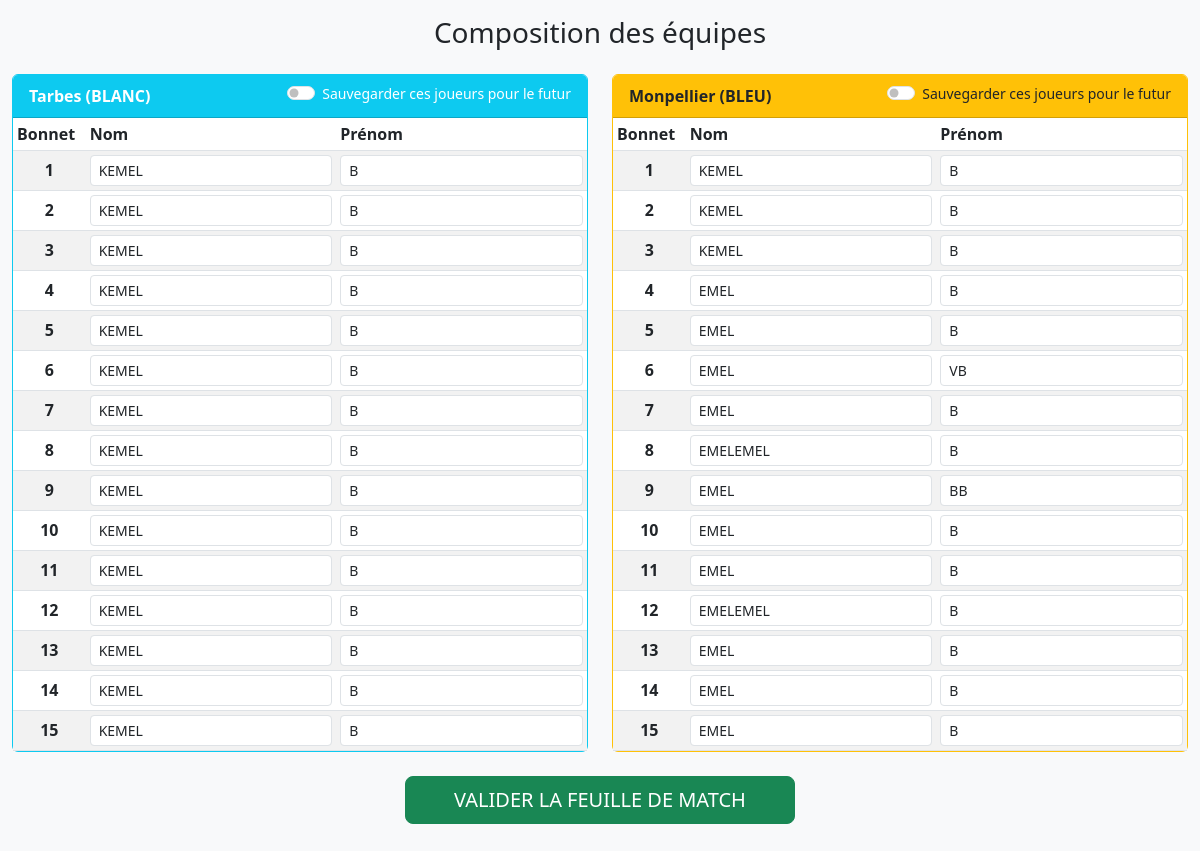
The app's page /match/2/compo/ with its own data.
### gestion/models.py (models this page shows, shortened)
class Match(models.Model):
    date_match = models.DateTimeField(auto_now_add=True)
    lieu = models.CharField(max_length=100, default="Piscine")
    nom_equipe_domicile = models.CharField(max_length=100)
    equipe_domicile_origine = models.ForeignKey(Equipe, on_delete=models.SET_NULL, null=True, blank=True, related_name='matchs_dom')
    nom_equipe_exterieur = models.CharField(max_length=100)
    equipe_exterieur_origine = models.ForeignKey(Equipe, on_delete=models.SET_NULL, null=True, blank=True, related_name='matchs_ext')
    duree_periode = models.IntegerField(default=8)
    temps_possession = models.IntegerField(default=28)
    temps_exclusion = models.IntegerField(default=20)
    nb_temps_mort = models.IntegerField(default=2)
    score_domicile = models.IntegerField(default=0)
    score_exterieur = models.IntegerField(default=0)
    periode_actuelle = models.IntegerField(default=1)
    compo_validee = models.BooleanField(default=False)
    chrono_en_cours = models.BooleanField(default=False)
    temps_restant = models.IntegerField(default=480) # En secondes (8 min * 60)
    dernier_top_chrono = models.DateTimeField(null=True, blank=True)

class Joueur(models.Model):
    equipe = models.ForeignKey(Equipe, on_delete=models.CASCADE, related_name="effectif")
    nom = models.CharField(max_length=50)
    prenom = models.CharField(max_length=50)
    numero_habituel = models.IntegerField(default=0)

### gestion/views.py (the view, shortened to what this page needs)
# urls.py: path('match/<int:match_id>/compo/', views.compo_equipe, name='compo_equipe'),
def compo_equipe(request, match_id):
    match = get_object_or_404(Match, id=match_id)
    prefill_dom = {}
    prefill_ext = {}
    if match.equipe_domicile_origine:
        for j in match.equipe_domicile_origine.effectif.all():
            if 0 < j.numero_habituel <= 15:
                prefill_dom[j.numero_habituel] = j
    if match.equipe_exterieur_origine:
        for j in match.equipe_exterieur_origine.effectif.all():
            if 0 < j.numero_habituel <= 15:
                prefill_ext[j.numero_habituel] = j
    return render(request, 'gestion/compo_equipe.html', {
        'match': match,
        'range_15': range(1, 16),
        'prefill_dom': prefill_dom,
        'prefill_ext': prefill_ext
    })

### gestion/templatetags/custom_tags.py (called while the page is built)
@register.simple_tag
def get_item(dictionary, key):
    return dictionary.get(key)

### gestion/templates/gestion/compo_equipe.html (shortened to what this page needs)
{% load custom_tags %} <!DOCTYPE html>
<html>
<head>
    <link href="https://cdn.jsdelivr.net/npm/bootstrap@5.3.0/dist/css/bootstrap.min.css" rel="stylesheet">
</head>
<body class="bg-light container-fluid py-3">
    <h3 class="text-center mb-4">Composition des équipes</h3>
    <form method="post">
        <div class="row">
            <div class="col-6">
                <div class="card border-info">
                    <div class="card-header bg-info text-white d-flex justify-content-between align-items-center">
                        <span class="fw-bold">{{ match.nom_equipe_domicile }} (BLANC)</span>
                        {% if match.equipe_domicile_origine %}
                        <div class="form-check form-switch text-white small">
                            <input class="form-check-input" type="checkbox" name="update_master_dom" id="updateDom">
                            <label class="form-check-label" for="updateDom">Sauvegarder ces joueurs pour le futur</label>
                        </div>
                        {% endif %}
                    </div>
                    <table class="table table-sm table-striped mb-0">
                        <thead><tr><th>Bonnet</th><th>Nom</th><th>Prénom</th></tr></thead>
                        <tbody>
                            {% for i in range_15 %}
                                {% get_item prefill_dom i as joueur_exist %}
                                <tr>
                                    <td class="fw-bold text-center align-middle">{{ i }}</td>
                                    <td>
                                        <input type="text" name="nom_dom_{{ i }}"
                                               class="form-control form-control-sm"
                                               value="{{ joueur_exist.nom|default:'' }}" placeholder="Nom">
                                    </td>
                                    <td>
                                        <input type="text" name="prenom_dom_{{ i }}"
                                               class="form-control form-control-sm"
                                               value="{{ joueur_exist.prenom|default:'' }}" placeholder="Prénom">
                                    </td>
                                </tr>
                            {% endfor %}
                        </tbody>
                    </table>
                </div>
            </div>
            <div class="col-6">
                <div class="card border-warning">
                    <div class="card-header bg-warning text-dark d-flex justify-content-between align-items-center">
                        <span class="fw-bold">{{ match.nom_equipe_exterieur }} (BLEU)</span>
                        {% if match.equipe_exterieur_origine %}
                        <div class="form-check form-switch small">
                            <input class="form-check-input" type="checkbox" name="update_master_ext" id="updateExt">
                            <label class="form-check-label" for="updateExt">Sauvegarder ces joueurs pour le futur</label>
                        </div>
                        {% endif %}
                    </div>
                    <table class="table table-sm table-striped mb-0">
                        <thead><tr><th>Bonnet</th><th>Nom</th><th>Prénom</th></tr></thead>
                        <tbody>
                            {% for i in range_15 %}
                                {% get_item prefill_ext i as joueur_exist %}
                                <tr>
                                    <td class="fw-bold text-center align-middle">{{ i }}</td>
                                    <td>
                                        <input type="text" name="nom_ext_{{ i }}"
                                               class="form-control form-control-sm"
                                               value="{{ joueur_exist.nom|default:'' }}" placeholder="Nom">
                                    </td>
                                    <td>
                                        <input type="text" name="prenom_ext_{{ i }}"
                                               class="form-control form-control-sm"
                                               value="{{ joueur_exist.prenom|default:'' }}" placeholder="Prénom">
                                    </td>
                                </tr>
                            {% endfor %}
                        </tbody>
                    </table>
                </div>
            </div>
        </div>
        <div class="text-center mt-4 pb-5">
            <button type="submit" class="btn btn-success btn-lg px-5">VALIDER LA FEUILLE DE MATCH</button>
        </div>
    </form>
</body>
</html>

### records on screen
Match: nom_equipe_domicile "Tarbes", nom_equipe_exterieur "Monpellier"
Joueur: nom "KEMEL", prenom "B"
Joueur: nom "KEMEL", prenom "B"
Joueur: nom "KEMEL", prenom "B"
Joueur: nom "KEMEL", prenom "B"
Joueur: nom "KEMEL", prenom "B"
Joueur: nom "KEMEL", prenom "B"
Joueur: nom "KEMEL", prenom "B"
Joueur: nom "KEMEL", prenom "B"
Joueur: nom "KEMEL", prenom "B"
Joueur: nom "KEMEL", prenom "B"
Joueur: nom "KEMEL", prenom "B"
Joueur: nom "KEMEL", prenom "B"
Joueur: nom "KEMEL", prenom "B"
Joueur: nom "KEMEL", prenom "B"
Joueur: nom "KEMEL", prenom "B"
Joueur: nom "KEMEL", prenom "B"
Joueur: nom "KEMEL", prenom "B"
Joueur: nom "KEMEL", prenom "B"
Joueur: nom "EMEL", prenom "B"
Joueur: nom "EMEL", prenom "B"
Joueur: nom "EMEL", prenom "VB"
Joueur: nom "EMEL", prenom "B"
Joueur: nom "EMELEMEL", prenom "B"
Joueur: nom "EMEL", prenom "BB"
Joueur: nom "EMEL", prenom "B"
Joueur: nom "EMEL", prenom "B"
Joueur: nom "EMELEMEL", prenom "B"
Joueur: nom "EMEL", prenom "B"
Joueur: nom "EMEL", prenom "B"
Joueur: nom "EMEL", prenom "B"

### other values on screen
{{ i }} "1" "2" "3" "4" "5" "6" "7" "8" "9" "10" "11" "12" "13" "14" "15"
